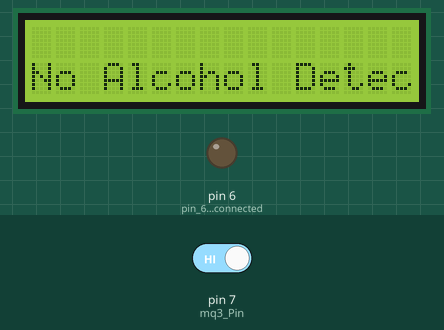
This sketch was run on a simulated Arduino Uno, built with avr-gcc and run on an emulated ATmega328P. On the bench: 16×2 character LCD, output pins drawn as LEDs (lit = HIGH). Inputs (shaded band) come from the test bench; at power-on: pin 7 (mq3_Pin) HIGH.

Above: at 1.2 s.
1.3 s: pin 7 (mq3_Pin) driven LOW
At 2.7 s:
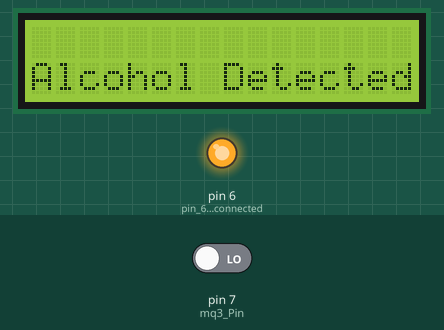
5.4 s: pin 7 (mq3_Pin) driven HIGH
At 6.4 s:
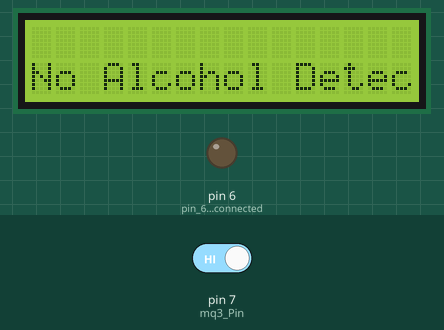
Timing chart, 0 to 8.4 s (numbered marks = the images above; inputs shaded):
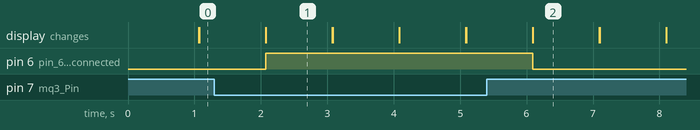

The sketch:

MQ3_LCD.ino
```cpp
#include<LiquidCrystal.h>  //LCD Library
#define mq3_Pin 7   //mq3 out pin to pin7
const int rs = 13, en = 12, d4 = 11, d5 = 10, d6 = 9, d7 = 8;  //LCD to arduino connection
LiquidCrystal lcd(rs, en, d4, d5, d6, d7);  //pins used passed as arguments in the instance
int sensorval;

void setup() {
  // put your setup code here, to run once:
  lcd.begin(16,2);       //defining no. of column and rows
  pinMode(6,OUTPUT);     //pin 6 as output connected to led
}

void loop() {
  // put your main code here, to run repeatedly:
  sensorval = digitalRead(mq3_Pin);
  if(sensorval == 0)  //sensorval = 1 for absence of alcohol
  {
    digitalWrite(6,HIGH);
    lcd.setCursor(0,1);            //cursor position column 0 row 1
    lcd.print("Alcohol Detected");
    lcd.display();
  }
  else
  {
    digitalWrite(6,LOW);
    lcd.setCursor(0,1);
    lcd.print("No Alcohol Detected");
    lcd.display();
  }
  delay(1000);
  lcd.clear();
}
```

Measured:
- after the input at 1.3 s, pin 6 (pin_6_as_output_connected): LOW → HIGH after 0.77 s; the display: first differs from a run without the input after 0.77 s (image 1)
- after the input at 5.4 s, pin 6 (pin_6_as_output_connected): HIGH → LOW after 0.69 s; the display: first differs from a run without the input after 0.69 s (image 2)
- what the display in image 1 shows lasts 1.0 s, from 2.1 s to 3.1 s
